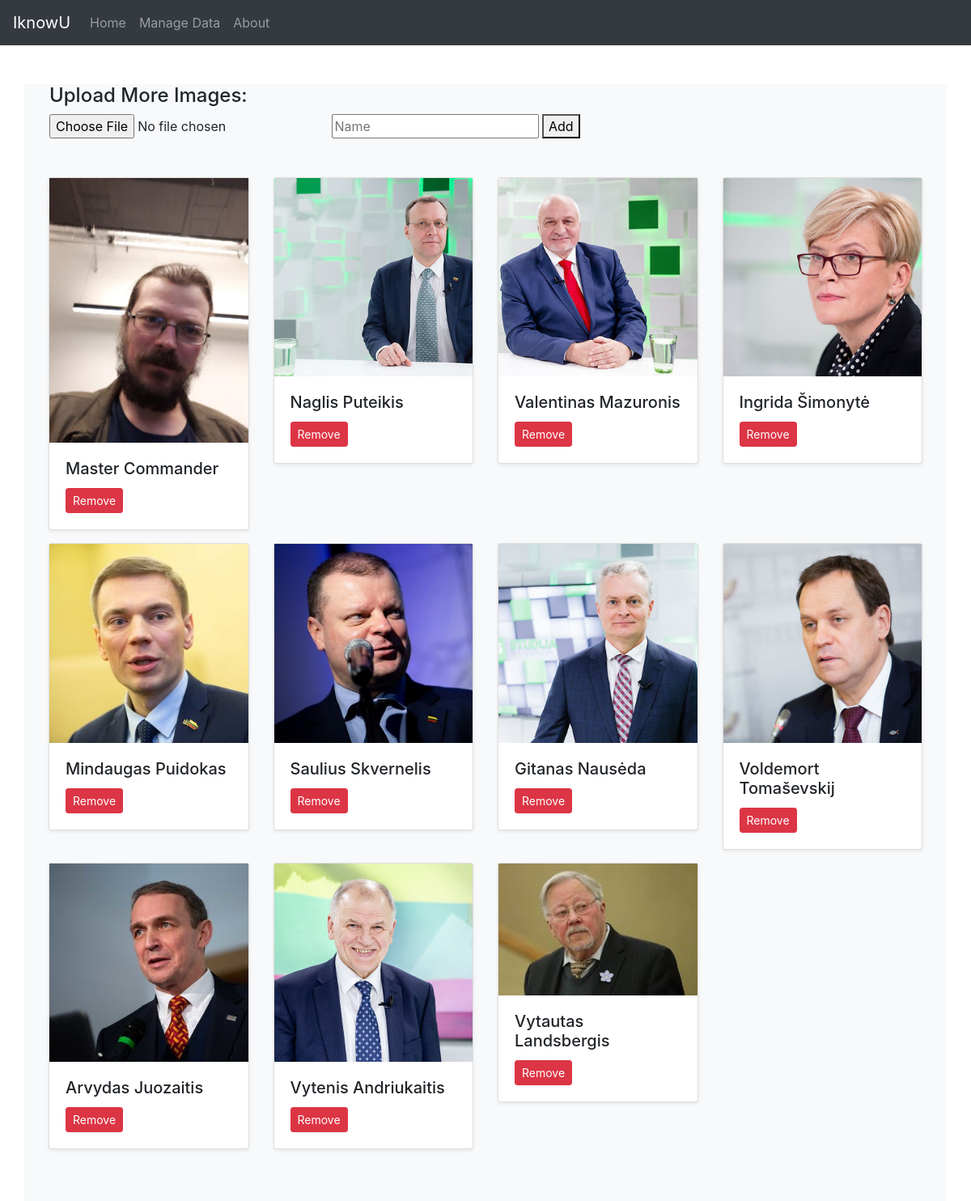
Page /data on the committed database.
### app.py (models this page shows, shortened)
class Known(db.Model):
    id = db.Column(db.Integer, primary_key=True)
    image_file = db.Column(db.String(100), unique=True, nullable=False)
    label = db.Column(db.String(100), unique=True, nullable=False)
    path = db.Column(db.String(100), unique=True, nullable=True)

### app.py (the view, shortened to what this page needs)
@app.route('/data', methods=['GET', 'POST'])
def show_data():
    known = Known.query.all()
    return render_template('data.html', instance=known)

### templates/data.html (shortened to what this page needs)
{% extends "layout.html" %}
{% block head %}
{{ super() }}
{% endblock %}
{% block navbar %}
{{ super() }}
{% endblock %}
{% block body %}
      <div class="mt-5 container bg-light align-items-center">
        <div class="ml-3 mt-3">
        <h4>Upload More Images:</h4>
        <form action="{{ url_for('show_data') }}" method="POST" enctype="multipart/form-data">
          <input title="" type="file" name="known" accept=".jpg,.jpeg" required/>
          <input title="" type="text" name="label" placeholder="Name" required/>
          <button type="submit"> Add </button>
        </form>
        </div>
  <div class="album py-5 bg-light">
    <div class="container">
      <div class="row">
        {% for item in instance %}
          <div class="col-md-3">
          <div class="card mb-3 shadow-sm">
            <img class="img-fluid" src="{{ url_for('get_known', filename=item.image_file) }}" />
            <div class="card-body">
              <h5 class="card-title">{{item.label}}</h5>
              <div class="d-flex justify-content-between align-items-center">
                <div class="btn-group">
                    <form action="{{ url_for('delete', filename=item.image_file)}}" method="POST">
                        <input class="btn btn-danger btn-sm" type="submit" value="Remove">
                    </form>
                </div>
              </div>
            </div>
          </div>
        </div>
        {% endfor %}
      </div>
    </div>
  </div>
 </div>
{% endblock %}
{% block scripts %}
{{ super() }}
{% endblock %}

### templates/layout.html (shortened to what this page needs)
<!DOCTYPE html>
<html lang="en">
{% block head %}
<head>
    <link rel="stylesheet" href="https://stackpath.bootstrapcdn.com/bootstrap/4.3.1/css/bootstrap.min.css">
</head>
{% endblock %}
{% block navbar %}
<body>
<nav class="navbar navbar-expand-lg navbar-dark bg-dark">
  <a class="navbar-brand" href="#">IknowU</a>
  <div class="collapse navbar-collapse" id="navbarNav">
    <ul class="navbar-nav">
      <li class="nav-item">
        <a class="nav-link" href="{{ url_for('index') }}">Home <span class="sr-only">(current)</span></a>
      </li>
      <li class="nav-item">
        <a class="nav-link" href="{{ url_for('show_data') }}">Manage Data</a>
      </li>
      <li class="nav-item">
        <a class="nav-link" href="{{ url_for('about') }}">About</a>
      </li>
    </ul>
  </div>
</nav>
{% endblock %}
{% block body %}{% endblock %}
{% block scripts %}
</body>
{% endblock %}
</html>

### rows in the picture
Known: image_file (picture), label "Master Commander"
Known: image_file (picture), label "Naglis Puteikis"
Known: image_file (picture), label "Valentinas Mazuronis"
Known: image_file (picture), label "Ingrida Šimonytė"
Known: image_file (picture), label "Mindaugas Puidokas"
Known: image_file (picture), label "Saulius Skvernelis"
Known: image_file (picture), label "Gitanas Nausėda"
Known: image_file (picture), label "Voldemort Tomaševskij"
Known: image_file (picture), label "Arvydas Juozaitis"
Known: image_file (picture), label "Vytenis Andriukaitis"
Known: image_file (picture), label "Vytautas Landsbergis"
